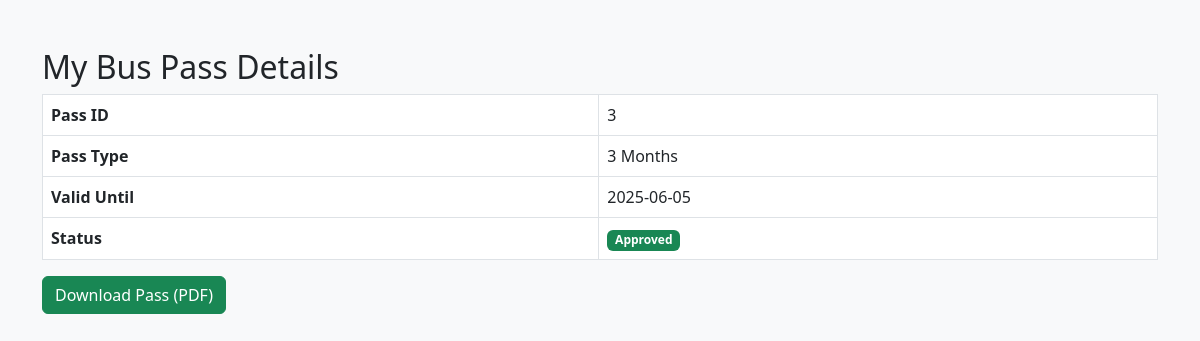
Screenshot of /my_pass.php (signed in) with the database file from the repository.
### tables this page shows
CREATE TABLE `bus_pass` (
  `id` int(11) NOT NULL,
  `user_id` int(11) NOT NULL,
  `pass_type` enum('1','3','6','12') NOT NULL,
  `valid_until` date NOT NULL,
  `status` enum('pending','approved','rejected') DEFAULT 'pending',
  `renewed` tinyint(1) DEFAULT 0,
  `download_link` varchar(255) DEFAULT NULL,
  `created_at` timestamp NOT NULL DEFAULT current_timestamp(),
  `updated_at` timestamp NOT NULL DEFAULT current_timestamp() ON UPDATE current_timestamp(),
  `source_stop` varchar(255) NOT NULL,
  `destination_stop` varchar(255) NOT NULL,
  `payment_status` enum('pending','paid') DEFAULT 'pending',
  `total_fare` decimal(10,2) NOT NULL DEFAULT 0.00,
  `discount_percent` int(11) DEFAULT 0,
  `discount_amount` decimal(10,2) NOT NULL DEFAULT 0.00,
  `final_paid_amount` decimal(10,2) NOT NULL DEFAULT 0.00
);

### my_pass.php (the view, shortened to what this page needs)
<?php
include "config.php";
$user_id = $_SESSION["user_id"];
$pass = $conn->query("SELECT * FROM bus_pass WHERE user_id='$user_id' ORDER BY id
DESC LIMIT 1")->fetch_assoc();
?>
<!DOCTYPE html>
<html lang="en">
<head>
<link href="https://cdn.jsdelivr.net/npm/bootstrap@5.3.0/dist/css/bootstrap.min.css"
rel="stylesheet">
</head>
<body class="bg-light">
<div class="container mt-5">
<h2>My Bus Pass Details</h2>
<?php if ($pass): ?>
<table class="table table-bordered">
<tr>
<th>Pass ID</th>
<td><?= $pass['id'] ?></td>
</tr>
<tr>
<th>Pass Type</th>
<td><?= ucfirst($pass['pass_type']) ?> Months</td>
</tr>
<tr>
<th>Valid Until</th>
<td><?= $pass['valid_until'] ?></td>
</tr>
<tr>
<th>Status</th>
<td>
<span class="badge bg-<?= ($pass['status'] == 'approved') ? 'success' :
(($pass['status'] == 'pending') ? 'warning' : 'danger') ?>">
<?= ucfirst($pass['status']) ?>
</span>
</td>
</tr>
</table>
<?php if ($pass['status'] == 'approved'): ?>
<a href="generate_pass.php" class="btn btn-success">Download Pass (PDF)</a>
<?php endif; ?>
<?php else: ?>
<div class="alert alert-warning text-center">No pass found. Please apply for a bus
pass.</div>
<?php endif; ?>
</div>
</body>
</html>

### rows the page displays
bus_pass: id "3", pass_type "3", valid_until "2025-06-05", status "Approved"
